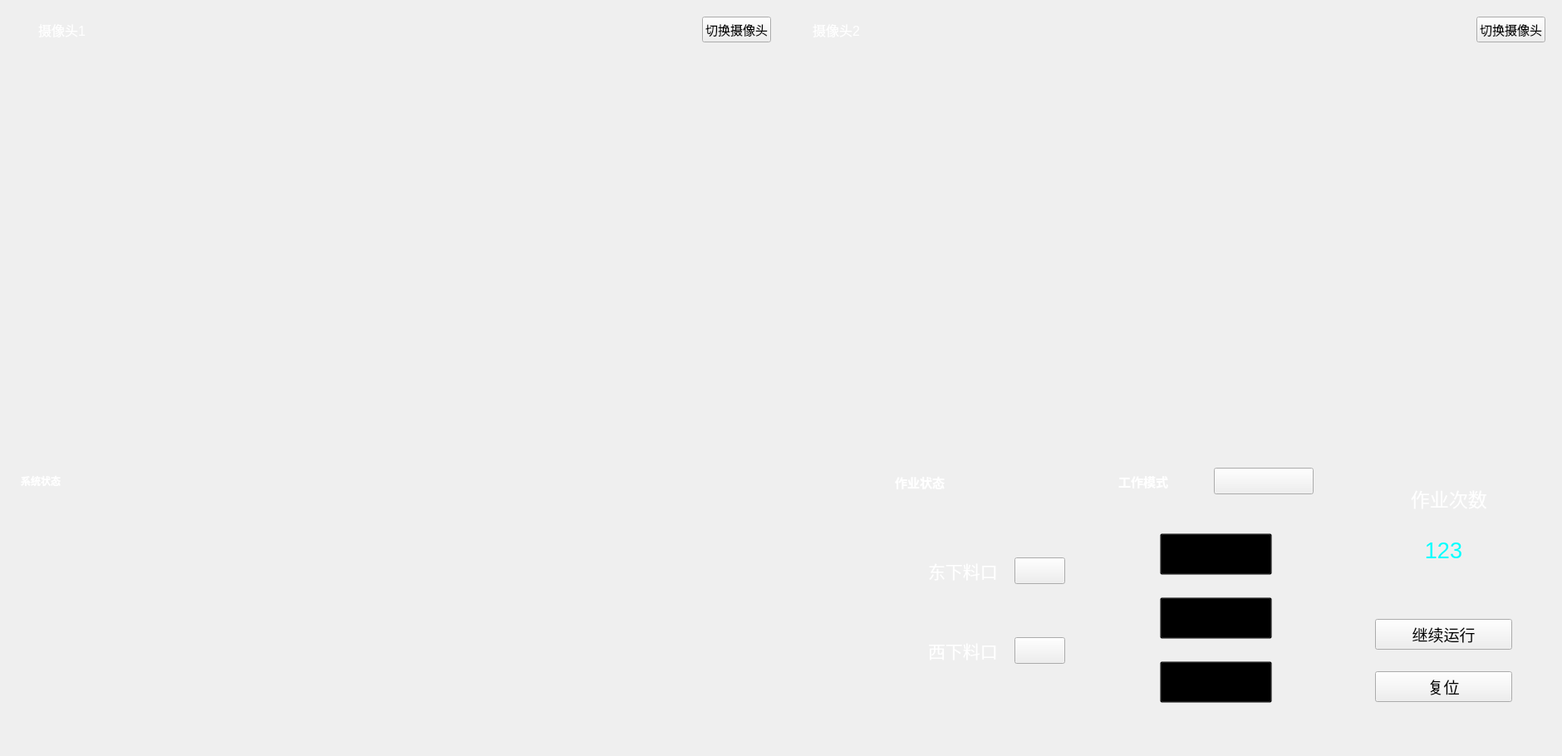
<?xml version="1.0" encoding="UTF-8"?>
<ui version="4.0">
 <class>Robot</class>
 <widget class="QWidget" name="Robot">
  <property name="geometry">
   <rect>
    <x>0</x>
    <y>0</y>
    <width>1880</width>
    <height>910</height>
   </rect>
  </property>
  <property name="windowTitle">
   <string>Form</string>
  </property>
  <property name="layoutDirection">
   <enum>Qt::LeftToRight</enum>
  </property>
  <property name="styleSheet">
   <string notr="true"/>
  </property>
  <layout class="QVBoxLayout" name="verticalLayout_8" stretch="3,0,2">
   <item>
    <layout class="QHBoxLayout" name="horizontalLayout_10">
     <item>
      <widget class="QWidget" name="widget_window" native="true">
       <property name="contextMenuPolicy">
        <enum>Qt::CustomContextMenu</enum>
       </property>
       <property name="styleSheet">
        <string notr="true">QWidget#widget_window{border-image: url(:/resource/page1/mipmap-hdpi/窗口界面-背景.png);}

background-color: rgb(21, 193, 255);
border-color: rgb(0, 255, 255);background:transparent</string>
       </property>
       <layout class="QVBoxLayout" name="verticalLayout_6" stretch="1,10,0">
        <item>
         <layout class="QHBoxLayout" name="horizontalLayout_6">
          <item>
           <widget class="QLabel" name="label_icon_monitor1">
            <property name="sizePolicy">
             <sizepolicy hsizetype="Fixed" vsizetype="Fixed">
              <horstretch>0</horstretch>
              <verstretch>0</verstretch>
             </sizepolicy>
            </property>
            <property name="minimumSize">
             <size>
              <width>20</width>
              <height>24</height>
             </size>
            </property>
            <property name="font">
             <font>
              <pointsize>7</pointsize>
             </font>
            </property>
            <property name="styleSheet">
             <string notr="true">border-image: url(:/resource/shuikoushan/摄像头-icon.png);</string>
            </property>
            <property name="text">
             <string/>
            </property>
           </widget>
          </item>
          <item>
           <widget class="QLabel" name="label_text_monitor1">
            <property name="font">
             <font>
              <pointsize>12</pointsize>
             </font>
            </property>
            <property name="styleSheet">
             <string notr="true">color: rgb(255, 255, 255);
background:transparent</string>
            </property>
            <property name="text">
             <string>摄像头1</string>
            </property>
            <property name="alignment">
             <set>Qt::AlignJustify|Qt::AlignVCenter</set>
            </property>
           </widget>
          </item>
          <item>
           <spacer name="horizontalSpacer_6">
            <property name="orientation">
             <enum>Qt::Horizontal</enum>
            </property>
            <property name="sizeHint" stdset="0">
             <size>
              <width>40</width>
              <height>20</height>
             </size>
            </property>
           </spacer>
          </item>
          <item>
           <widget class="GeneralButton" name="pushButton_switch_1">
            <property name="font">
             <font>
              <pointsize>11</pointsize>
             </font>
            </property>
            <property name="text">
             <string>切换摄像头</string>
            </property>
           </widget>
          </item>
         </layout>
        </item>
        <item>
         <layout class="QHBoxLayout" name="horizontalLayout_7">
          <item>
           <spacer name="horizontalSpacer_7">
            <property name="orientation">
             <enum>Qt::Horizontal</enum>
            </property>
            <property name="sizeType">
             <enum>QSizePolicy::Fixed</enum>
            </property>
            <property name="sizeHint" stdset="0">
             <size>
              <width>40</width>
              <height>20</height>
             </size>
            </property>
           </spacer>
          </item>
          <item>
           <widget class="QWidget" name="camera1" native="true">
            <property name="styleSheet">
             <string notr="true"/>
            </property>
           </widget>
          </item>
          <item>
           <spacer name="horizontalSpacer_8">
            <property name="orientation">
             <enum>Qt::Horizontal</enum>
            </property>
            <property name="sizeType">
             <enum>QSizePolicy::Fixed</enum>
            </property>
            <property name="sizeHint" stdset="0">
             <size>
              <width>40</width>
              <height>20</height>
             </size>
            </property>
           </spacer>
          </item>
         </layout>
        </item>
        <item>
         <spacer name="verticalSpacer_2">
          <property name="orientation">
           <enum>Qt::Vertical</enum>
          </property>
          <property name="sizeType">
           <enum>QSizePolicy::Fixed</enum>
          </property>
          <property name="sizeHint" stdset="0">
           <size>
            <width>20</width>
            <height>40</height>
           </size>
          </property>
         </spacer>
        </item>
       </layout>
      </widget>
     </item>
     <item>
      <widget class="QWidget" name="widget_window3" native="true">
       <property name="contextMenuPolicy">
        <enum>Qt::CustomContextMenu</enum>
       </property>
       <property name="styleSheet">
        <string notr="true">QWidget#widget_window3{border-image: url(:/resource/page1/mipmap-hdpi/窗口界面-背景.png);}

background-color: rgb(21, 193, 255);
border-color: rgb(0, 255, 255);background:transparent</string>
       </property>
       <layout class="QVBoxLayout" name="verticalLayout_7" stretch="1,10,0">
        <item>
         <layout class="QHBoxLayout" name="horizontalLayout_8">
          <item>
           <widget class="QLabel" name="label_icon_monitor2">
            <property name="sizePolicy">
             <sizepolicy hsizetype="Fixed" vsizetype="Fixed">
              <horstretch>0</horstretch>
              <verstretch>0</verstretch>
             </sizepolicy>
            </property>
            <property name="minimumSize">
             <size>
              <width>20</width>
              <height>24</height>
             </size>
            </property>
            <property name="font">
             <font>
              <pointsize>7</pointsize>
             </font>
            </property>
            <property name="styleSheet">
             <string notr="true">border-image: url(:/resource/shuikoushan/摄像头-icon.png);</string>
            </property>
            <property name="text">
             <string/>
            </property>
           </widget>
          </item>
          <item>
           <widget class="QLabel" name="label_text_monitor2">
            <property name="font">
             <font>
              <pointsize>12</pointsize>
             </font>
            </property>
            <property name="styleSheet">
             <string notr="true">color: rgb(255, 255, 255);
background:transparent</string>
            </property>
            <property name="text">
             <string>摄像头2</string>
            </property>
            <property name="alignment">
             <set>Qt::AlignJustify|Qt::AlignVCenter</set>
            </property>
           </widget>
          </item>
          <item>
           <spacer name="horizontalSpacer_9">
            <property name="orientation">
             <enum>Qt::Horizontal</enum>
            </property>
            <property name="sizeHint" stdset="0">
             <size>
              <width>40</width>
              <height>20</height>
             </size>
            </property>
           </spacer>
          </item>
          <item>
           <widget class="GeneralButton" name="pushButton_switch_3">
            <property name="font">
             <font>
              <pointsize>11</pointsize>
             </font>
            </property>
            <property name="text">
             <string>切换摄像头</string>
            </property>
           </widget>
          </item>
         </layout>
        </item>
        <item>
         <layout class="QHBoxLayout" name="horizontalLayout_9">
          <item>
           <spacer name="horizontalSpacer_10">
            <property name="orientation">
             <enum>Qt::Horizontal</enum>
            </property>
            <property name="sizeType">
             <enum>QSizePolicy::Fixed</enum>
            </property>
            <property name="sizeHint" stdset="0">
             <size>
              <width>40</width>
              <height>20</height>
             </size>
            </property>
           </spacer>
          </item>
          <item>
           <widget class="QWidget" name="camera2" native="true"/>
          </item>
          <item>
           <spacer name="horizontalSpacer_11">
            <property name="orientation">
             <enum>Qt::Horizontal</enum>
            </property>
            <property name="sizeType">
             <enum>QSizePolicy::Fixed</enum>
            </property>
            <property name="sizeHint" stdset="0">
             <size>
              <width>40</width>
              <height>20</height>
             </size>
            </property>
           </spacer>
          </item>
         </layout>
        </item>
        <item>
         <spacer name="verticalSpacer_3">
          <property name="orientation">
           <enum>Qt::Vertical</enum>
          </property>
          <property name="sizeType">
           <enum>QSizePolicy::Fixed</enum>
          </property>
          <property name="sizeHint" stdset="0">
           <size>
            <width>20</width>
            <height>40</height>
           </size>
          </property>
         </spacer>
        </item>
       </layout>
      </widget>
     </item>
    </layout>
   </item>
   <item>
    <spacer name="verticalSpacer_4">
     <property name="orientation">
      <enum>Qt::Vertical</enum>
     </property>
     <property name="sizeType">
      <enum>QSizePolicy::Fixed</enum>
     </property>
     <property name="sizeHint" stdset="0">
      <size>
       <width>20</width>
       <height>20</height>
      </size>
     </property>
    </spacer>
   </item>
   <item>
    <layout class="QHBoxLayout" name="horizontalLayout_11" stretch="4,1,1,1">
     <item>
      <widget class="QWidget" name="widget" native="true">
       <property name="styleSheet">
        <string notr="true">QWidget#widget{border-image: url(:resource/svg/系统状态-面板-背景.svg)0 10 10 10 stretch stretch;}
</string>
       </property>
       <layout class="QVBoxLayout" name="verticalLayout" stretch="0,0,0,0">
        <property name="leftMargin">
         <number>9</number>
        </property>
        <property name="topMargin">
         <number>9</number>
        </property>
        <item>
         <layout class="QHBoxLayout" name="horizontalLayout">
          <property name="topMargin">
           <number>6</number>
          </property>
          <item>
           <spacer name="horizontalSpacer_2">
            <property name="orientation">
             <enum>Qt::Horizontal</enum>
            </property>
            <property name="sizeType">
             <enum>QSizePolicy::Fixed</enum>
            </property>
            <property name="sizeHint" stdset="0">
             <size>
              <width>5</width>
              <height>20</height>
             </size>
            </property>
           </spacer>
          </item>
          <item>
           <widget class="QLabel" name="label">
            <property name="styleSheet">
             <string notr="true">color: rgb(255, 255, 255);background:transparent;
font-weight: bold;</string>
            </property>
            <property name="text">
             <string>系统状态</string>
            </property>
           </widget>
          </item>
          <item>
           <spacer name="horizontalSpacer">
            <property name="orientation">
             <enum>Qt::Horizontal</enum>
            </property>
            <property name="sizeHint" stdset="0">
             <size>
              <width>40</width>
              <height>20</height>
             </size>
            </property>
           </spacer>
          </item>
         </layout>
        </item>
        <item>
         <spacer name="verticalSpacer_9">
          <property name="orientation">
           <enum>Qt::Vertical</enum>
          </property>
          <property name="sizeType">
           <enum>QSizePolicy::Fixed</enum>
          </property>
          <property name="sizeHint" stdset="0">
           <size>
            <width>20</width>
            <height>10</height>
           </size>
          </property>
         </spacer>
        </item>
        <item>
         <widget class="QWidget" name="widget_system" native="true">
          <property name="styleSheet">
           <string notr="true">background: transparent;</string>
          </property>
          <layout class="QGridLayout" name="gridLayout">
           <item row="4" column="0" colspan="2">
            <widget class="CustomLabelFrom" name="widget_fenggao" native="true">
             <property name="minimumSize">
              <size>
               <width>0</width>
               <height>0</height>
              </size>
             </property>
            </widget>
           </item>
           <item row="2" column="0" rowspan="2" colspan="2">
            <widget class="CustomLabelFrom" name="widget_PLC" native="true">
             <property name="minimumSize">
              <size>
               <width>0</width>
               <height>0</height>
              </size>
             </property>
            </widget>
           </item>
           <item row="4" column="3" colspan="2">
            <widget class="CustomLabelFrom" name="widget_control_temperature" native="true">
             <property name="minimumSize">
              <size>
               <width>0</width>
               <height>0</height>
              </size>
             </property>
            </widget>
           </item>
           <item row="0" column="5" rowspan="2" colspan="2">
            <widget class="CueLightLabelFrom" name="widget_dustproof_room" native="true">
             <property name="minimumSize">
              <size>
               <width>0</width>
               <height>0</height>
              </size>
             </property>
            </widget>
           </item>
           <item row="6" column="0" rowspan="2" colspan="2">
            <widget class="CustomLabelFrom" name="widget_lidar" native="true"/>
           </item>
           <item row="6" column="3" colspan="2">
            <widget class="CustomLabelFrom" name="widget_air_pressure" native="true">
             <property name="minimumSize">
              <size>
               <width>0</width>
               <height>0</height>
              </size>
             </property>
            </widget>
           </item>
           <item row="8" column="3" colspan="2">
            <widget class="CustomLabelFrom" name="widget_pick_pressure" native="true">
             <property name="minimumSize">
              <size>
               <width>0</width>
               <height>0</height>
              </size>
             </property>
            </widget>
           </item>
           <item row="8" column="0" colspan="2">
            <widget class="CustomLabelFrom" name="widget_lidar_2" native="true"/>
           </item>
           <item row="0" column="0" rowspan="2" colspan="2">
            <widget class="CustomLabelFrom" name="widget_robot" native="true">
             <property name="minimumSize">
              <size>
               <width>0</width>
               <height>0</height>
              </size>
             </property>
            </widget>
           </item>
           <item row="2" column="5" colspan="2">
            <widget class="CustomLabelFrom" name="widget_security_door_3" native="true">
             <property name="minimumSize">
              <size>
               <width>0</width>
               <height>0</height>
              </size>
             </property>
            </widget>
           </item>
           <item row="0" column="3" colspan="2">
            <widget class="CustomLabelFrom" name="widget_position" native="true">
             <property name="minimumSize">
              <size>
               <width>0</width>
               <height>0</height>
              </size>
             </property>
            </widget>
           </item>
           <item row="2" column="3" colspan="2">
            <widget class="CustomLabelFrom" name="widget_run_mode" native="true">
             <property name="minimumSize">
              <size>
               <width>0</width>
               <height>0</height>
              </size>
             </property>
            </widget>
           </item>
           <item row="4" column="5" colspan="2">
            <widget class="CustomLabelFrom" name="widget_security_door_2" native="true">
             <property name="minimumSize">
              <size>
               <width>0</width>
               <height>0</height>
              </size>
             </property>
            </widget>
           </item>
           <item row="6" column="5" colspan="2">
            <widget class="CustomLabelFrom" name="widget_security_door_1" native="true">
             <property name="minimumSize">
              <size>
               <width>0</width>
               <height>0</height>
              </size>
             </property>
            </widget>
           </item>
          </layout>
         </widget>
        </item>
        <item>
         <spacer name="verticalSpacer_10">
          <property name="orientation">
           <enum>Qt::Vertical</enum>
          </property>
          <property name="sizeHint" stdset="0">
           <size>
            <width>20</width>
            <height>40</height>
           </size>
          </property>
         </spacer>
        </item>
       </layout>
      </widget>
     </item>
     <item>
      <widget class="QWidget" name="widget_status" native="true">
       <property name="styleSheet">
        <string notr="true">QWidget#widget_status{border-image: url(:/resource/svg/工作模式-面板-背景.svg)0 10 10 10 stretch stretch;
}</string>
       </property>
       <layout class="QVBoxLayout" name="verticalLayout_2" stretch="1,0,10">
        <item>
         <layout class="QHBoxLayout" name="horizontalLayout_2">
          <property name="topMargin">
           <number>2</number>
          </property>
          <item>
           <widget class="QLabel" name="label_title_device">
            <property name="sizePolicy">
             <sizepolicy hsizetype="Fixed" vsizetype="Fixed">
              <horstretch>0</horstretch>
              <verstretch>0</verstretch>
             </sizepolicy>
            </property>
            <property name="minimumSize">
             <size>
              <width>20</width>
              <height>30</height>
             </size>
            </property>
            <property name="maximumSize">
             <size>
              <width>16777215</width>
              <height>50</height>
             </size>
            </property>
            <property name="font">
             <font>
              <pointsize>11</pointsize>
              <weight>75</weight>
              <bold>true</bold>
             </font>
            </property>
            <property name="styleSheet">
             <string notr="true">color: rgb(255, 255, 255);background:transparent;font-weight: bold;</string>
            </property>
            <property name="text">
             <string>作业状态</string>
            </property>
            <property name="alignment">
             <set>Qt::AlignCenter</set>
            </property>
           </widget>
          </item>
          <item>
           <spacer name="horizontalSpacer_3">
            <property name="orientation">
             <enum>Qt::Horizontal</enum>
            </property>
            <property name="sizeHint" stdset="0">
             <size>
              <width>40</width>
              <height>20</height>
             </size>
            </property>
           </spacer>
          </item>
         </layout>
        </item>
        <item>
         <spacer name="verticalSpacer_6">
          <property name="orientation">
           <enum>Qt::Vertical</enum>
          </property>
          <property name="sizeHint" stdset="0">
           <size>
            <width>20</width>
            <height>50</height>
           </size>
          </property>
         </spacer>
        </item>
        <item>
         <layout class="QGridLayout" name="gridLayout_4">
          <property name="leftMargin">
           <number>40</number>
          </property>
          <property name="topMargin">
           <number>20</number>
          </property>
          <property name="rightMargin">
           <number>40</number>
          </property>
          <property name="bottomMargin">
           <number>30</number>
          </property>
          <property name="horizontalSpacing">
           <number>20</number>
          </property>
          <property name="verticalSpacing">
           <number>2</number>
          </property>
          <item row="2" column="0">
           <widget class="QLabel" name="label_text_3">
            <property name="font">
             <font>
              <pointsize>16</pointsize>
             </font>
            </property>
            <property name="styleSheet">
             <string notr="true">color: rgb(255, 255, 255);background:transparent</string>
            </property>
            <property name="text">
             <string>西下料口</string>
            </property>
            <property name="alignment">
             <set>Qt::AlignJustify|Qt::AlignVCenter</set>
            </property>
           </widget>
          </item>
          <item row="0" column="0">
           <widget class="QLabel" name="label_text_1">
            <property name="font">
             <font>
              <pointsize>16</pointsize>
             </font>
            </property>
            <property name="styleSheet">
             <string notr="true">color: rgb(255, 255, 255);
background:transparent</string>
            </property>
            <property name="text">
             <string>东下料口</string>
            </property>
            <property name="alignment">
             <set>Qt::AlignJustify|Qt::AlignVCenter</set>
            </property>
           </widget>
          </item>
          <item row="0" column="1">
           <widget class="QPushButton" name="switchButton_8">
            <property name="sizePolicy">
             <sizepolicy hsizetype="Maximum" vsizetype="Maximum">
              <horstretch>0</horstretch>
              <verstretch>0</verstretch>
             </sizepolicy>
            </property>
            <property name="minimumSize">
             <size>
              <width>0</width>
              <height>0</height>
             </size>
            </property>
            <property name="maximumSize">
             <size>
              <width>80</width>
              <height>40</height>
             </size>
            </property>
            <property name="baseSize">
             <size>
              <width>0</width>
              <height>0</height>
             </size>
            </property>
            <property name="text">
             <string/>
            </property>
           </widget>
          </item>
          <item row="2" column="1">
           <widget class="QPushButton" name="switchButton_9">
            <property name="sizePolicy">
             <sizepolicy hsizetype="Preferred" vsizetype="Preferred">
              <horstretch>0</horstretch>
              <verstretch>0</verstretch>
             </sizepolicy>
            </property>
            <property name="minimumSize">
             <size>
              <width>0</width>
              <height>0</height>
             </size>
            </property>
            <property name="maximumSize">
             <size>
              <width>80</width>
              <height>40</height>
             </size>
            </property>
            <property name="text">
             <string/>
            </property>
           </widget>
          </item>
          <item row="3" column="0">
           <spacer name="verticalSpacer_7">
            <property name="orientation">
             <enum>Qt::Vertical</enum>
            </property>
            <property name="sizeHint" stdset="0">
             <size>
              <width>20</width>
              <height>40</height>
             </size>
            </property>
           </spacer>
          </item>
          <item row="1" column="0">
           <spacer name="verticalSpacer_8">
            <property name="orientation">
             <enum>Qt::Vertical</enum>
            </property>
            <property name="sizeType">
             <enum>QSizePolicy::Expanding</enum>
            </property>
            <property name="sizeHint" stdset="0">
             <size>
              <width>20</width>
              <height>20</height>
             </size>
            </property>
           </spacer>
          </item>
         </layout>
        </item>
       </layout>
      </widget>
     </item>
     <item>
      <widget class="QWidget" name="widget_work" native="true">
       <property name="styleSheet">
        <string notr="true">QWidget#widget_work{border-image: url(:/resource/svg/工作模式-面板-背景.svg)0 10 10 10 stretch stretch;
}
	
	
</string>
       </property>
       <layout class="QVBoxLayout" name="verticalLayout_4" stretch="1,9">
        <property name="leftMargin">
         <number>9</number>
        </property>
        <property name="topMargin">
         <number>9</number>
        </property>
        <property name="rightMargin">
         <number>9</number>
        </property>
        <property name="bottomMargin">
         <number>9</number>
        </property>
        <item>
         <layout class="QHBoxLayout" name="horizontalLayout_5">
          <property name="topMargin">
           <number>0</number>
          </property>
          <item>
           <widget class="QLabel" name="label_title_work">
            <property name="font">
             <font>
              <pointsize>11</pointsize>
              <weight>75</weight>
              <bold>true</bold>
             </font>
            </property>
            <property name="styleSheet">
             <string notr="true">color: rgb(255, 255, 255);background:transparent;
font-weight: bold;</string>
            </property>
            <property name="text">
             <string>工作模式</string>
            </property>
            <property name="alignment">
             <set>Qt::AlignCenter</set>
            </property>
           </widget>
          </item>
          <item>
           <spacer name="horizontalSpacer_5">
            <property name="orientation">
             <enum>Qt::Horizontal</enum>
            </property>
            <property name="sizeHint" stdset="0">
             <size>
              <width>40</width>
              <height>20</height>
             </size>
            </property>
           </spacer>
          </item>
          <item>
           <widget class="SwitchButton" name="pushButton_mode">
            <property name="sizePolicy">
             <sizepolicy hsizetype="Minimum" vsizetype="Maximum">
              <horstretch>0</horstretch>
              <verstretch>0</verstretch>
             </sizepolicy>
            </property>
            <property name="minimumSize">
             <size>
              <width>120</width>
              <height>0</height>
             </size>
            </property>
            <property name="maximumSize">
             <size>
              <width>100</width>
              <height>50</height>
             </size>
            </property>
            <property name="text">
             <string/>
            </property>
           </widget>
          </item>
          <item>
           <spacer name="horizontalSpacer_12">
            <property name="orientation">
             <enum>Qt::Horizontal</enum>
            </property>
            <property name="sizeType">
             <enum>QSizePolicy::Fixed</enum>
            </property>
            <property name="sizeHint" stdset="0">
             <size>
              <width>10</width>
              <height>20</height>
             </size>
            </property>
           </spacer>
          </item>
         </layout>
        </item>
        <item>
         <widget class="QStackedWidget" name="stackedWidget">
          <property name="styleSheet">
           <string notr="true">background:transparent;</string>
          </property>
          <property name="currentIndex">
           <number>0</number>
          </property>
          <widget class="QWidget" name="page_3">
           <layout class="QVBoxLayout" name="verticalLayout_10">
            <property name="leftMargin">
             <number>50</number>
            </property>
            <property name="topMargin">
             <number>20</number>
            </property>
            <property name="rightMargin">
             <number>60</number>
            </property>
            <property name="bottomMargin">
             <number>20</number>
            </property>
            <item>
             <widget class="GeneralButton" name="pushButton_p1">
              <property name="sizePolicy">
               <sizepolicy hsizetype="Minimum" vsizetype="Maximum">
                <horstretch>0</horstretch>
                <verstretch>0</verstretch>
               </sizepolicy>
              </property>
              <property name="maximumSize">
               <size>
                <width>16777215</width>
                <height>50</height>
               </size>
              </property>
              <property name="font">
               <font>
                <pointsize>14</pointsize>
               </font>
              </property>
              <property name="text">
               <string>东下料口</string>
              </property>
             </widget>
            </item>
            <item>
             <widget class="GeneralButton" name="pushButton_p2">
              <property name="sizePolicy">
               <sizepolicy hsizetype="Minimum" vsizetype="Maximum">
                <horstretch>0</horstretch>
                <verstretch>0</verstretch>
               </sizepolicy>
              </property>
              <property name="maximumSize">
               <size>
                <width>16777215</width>
                <height>50</height>
               </size>
              </property>
              <property name="font">
               <font>
                <pointsize>14</pointsize>
               </font>
              </property>
              <property name="text">
               <string>西下料口</string>
              </property>
             </widget>
            </item>
            <item>
             <widget class="GeneralButton" name="pushButton_p0">
              <property name="sizePolicy">
               <sizepolicy hsizetype="Minimum" vsizetype="Maximum">
                <horstretch>0</horstretch>
                <verstretch>0</verstretch>
               </sizepolicy>
              </property>
              <property name="maximumSize">
               <size>
                <width>16777215</width>
                <height>50</height>
               </size>
              </property>
              <property name="font">
               <font>
                <pointsize>14</pointsize>
               </font>
              </property>
              <property name="text">
               <string>安全撤回</string>
              </property>
             </widget>
            </item>
           </layout>
          </widget>
          <widget class="QWidget" name="page_2">
           <property name="sizePolicy">
            <sizepolicy hsizetype="Preferred" vsizetype="Preferred">
             <horstretch>0</horstretch>
             <verstretch>0</verstretch>
            </sizepolicy>
           </property>
           <layout class="QVBoxLayout" name="verticalLayout_3" stretch="1">
            <property name="spacing">
             <number>2</number>
            </property>
            <property name="leftMargin">
             <number>50</number>
            </property>
            <property name="topMargin">
             <number>20</number>
            </property>
            <property name="rightMargin">
             <number>50</number>
            </property>
            <property name="bottomMargin">
             <number>20</number>
            </property>
            <item>
             <widget class="GeneralButton" name="pushButton_auto_start">
              <property name="sizePolicy">
               <sizepolicy hsizetype="Minimum" vsizetype="Maximum">
                <horstretch>0</horstretch>
                <verstretch>0</verstretch>
               </sizepolicy>
              </property>
              <property name="maximumSize">
               <size>
                <width>16777215</width>
                <height>50</height>
               </size>
              </property>
              <property name="font">
               <font>
                <pointsize>14</pointsize>
               </font>
              </property>
              <property name="text">
               <string>自动模式开始</string>
              </property>
             </widget>
            </item>
           </layout>
          </widget>
         </widget>
        </item>
       </layout>
      </widget>
     </item>
     <item>
      <widget class="QWidget" name="widget_2" native="true">
       <layout class="QVBoxLayout" name="verticalLayout_11" stretch="3,1,2,1">
        <item>
         <widget class="QWidget" name="widget_gear" native="true">
          <property name="styleSheet">
           <string notr="true">QWidget#widget_gear{border-image: url(:/resource/svg/作业次数-背景框.svg);
}
</string>
          </property>
          <layout class="QVBoxLayout" name="verticalLayout_9">
           <item>
            <widget class="QLabel" name="label_text_gear">
             <property name="font">
              <font>
               <pointsize>17</pointsize>
              </font>
             </property>
             <property name="styleSheet">
              <string notr="true">color: rgb(255, 255, 255);background:transparent;</string>
             </property>
             <property name="text">
              <string>  作业次数</string>
             </property>
             <property name="alignment">
              <set>Qt::AlignCenter</set>
             </property>
            </widget>
           </item>
           <item>
            <widget class="QLabel" name="label_gear_num">
             <property name="font">
              <font>
               <pointsize>20</pointsize>
              </font>
             </property>
             <property name="styleSheet">
              <string notr="true">background:transparent;
color: rgb(0, 255, 255);</string>
             </property>
             <property name="text">
              <string>123</string>
             </property>
             <property name="alignment">
              <set>Qt::AlignCenter</set>
             </property>
            </widget>
           </item>
          </layout>
         </widget>
        </item>
        <item>
         <spacer name="verticalSpacer_12">
          <property name="orientation">
           <enum>Qt::Vertical</enum>
          </property>
          <property name="sizeType">
           <enum>QSizePolicy::Fixed</enum>
          </property>
          <property name="sizeHint" stdset="0">
           <size>
            <width>20</width>
            <height>40</height>
           </size>
          </property>
         </spacer>
        </item>
        <item>
         <layout class="QVBoxLayout" name="verticalLayout_5">
          <property name="leftMargin">
           <number>40</number>
          </property>
          <property name="topMargin">
           <number>0</number>
          </property>
          <property name="rightMargin">
           <number>40</number>
          </property>
          <property name="bottomMargin">
           <number>0</number>
          </property>
          <item>
           <widget class="GeneralButton" name="pushButton_start_stop">
            <property name="sizePolicy">
             <sizepolicy hsizetype="Minimum" vsizetype="Expanding">
              <horstretch>0</horstretch>
              <verstretch>0</verstretch>
             </sizepolicy>
            </property>
            <property name="font">
             <font>
              <pointsize>14</pointsize>
             </font>
            </property>
            <property name="text">
             <string>继续运行</string>
            </property>
           </widget>
          </item>
          <item>
           <spacer name="verticalSpacer_13">
            <property name="orientation">
             <enum>Qt::Vertical</enum>
            </property>
            <property name="sizeType">
             <enum>QSizePolicy::Fixed</enum>
            </property>
            <property name="sizeHint" stdset="0">
             <size>
              <width>20</width>
              <height>20</height>
             </size>
            </property>
           </spacer>
          </item>
          <item>
           <widget class="GeneralButton" name="pushButton_reset">
            <property name="sizePolicy">
             <sizepolicy hsizetype="Minimum" vsizetype="Expanding">
              <horstretch>0</horstretch>
              <verstretch>0</verstretch>
             </sizepolicy>
            </property>
            <property name="font">
             <font>
              <pointsize>14</pointsize>
             </font>
            </property>
            <property name="text">
             <string>复位</string>
            </property>
           </widget>
          </item>
         </layout>
        </item>
        <item>
         <spacer name="verticalSpacer">
          <property name="orientation">
           <enum>Qt::Vertical</enum>
          </property>
          <property name="sizeType">
           <enum>QSizePolicy::Expanding</enum>
          </property>
          <property name="sizeHint" stdset="0">
           <size>
            <width>20</width>
            <height>45</height>
           </size>
          </property>
         </spacer>
        </item>
       </layout>
      </widget>
     </item>
    </layout>
   </item>
  </layout>
  <action name="action_1">
   <property name="icon">
    <iconset>
     <normaloff>:/resource/shuikoushan/摄像头-icon.png</normaloff>:/resource/shuikoushan/摄像头-icon.png</iconset>
   </property>
   <property name="text">
    <string>监控1</string>
   </property>
  </action>
  <action name="action_2">
   <property name="icon">
    <iconset>
     <normaloff>:/resource/shuikoushan/摄像头-icon.png</normaloff>:/resource/shuikoushan/摄像头-icon.png</iconset>
   </property>
   <property name="text">
    <string>监控2</string>
   </property>
  </action>
  <action name="action_3">
   <property name="icon">
    <iconset>
     <normaloff>:/resource/shuikoushan/摄像头-icon.png</normaloff>:/resource/shuikoushan/摄像头-icon.png</iconset>
   </property>
   <property name="text">
    <string>监控3</string>
   </property>
  </action>
  <action name="action_4">
   <property name="icon">
    <iconset>
     <normaloff>:/resource/shuikoushan/摄像头-icon.png</normaloff>:/resource/shuikoushan/摄像头-icon.png</iconset>
   </property>
   <property name="text">
    <string>监控4</string>
   </property>
  </action>
 </widget>
 <customwidgets>
  <customwidget>
   <class>SwitchButton</class>
   <extends>QPushButton</extends>
   <header>switchbutton.h</header>
  </customwidget>
  <customwidget>
   <class>GeneralButton</class>
   <extends>QPushButton</extends>
   <header>generalbutton.h</header>
  </customwidget>
  <customwidget>
   <class>CustomLabelFrom</class>
   <extends>QWidget</extends>
   <header>customlabelfrom.h</header>
   <container>1</container>
  </customwidget>
  <customwidget>
   <class>CueLightLabelFrom</class>
   <extends>QWidget</extends>
   <header location="global">customlabelfrom.h</header>
   <container>1</container>
  </customwidget>
 </customwidgets>
 <resources>
  <include location="resource.qrc"/>
 </resources>
 <connections/>
</ui>
